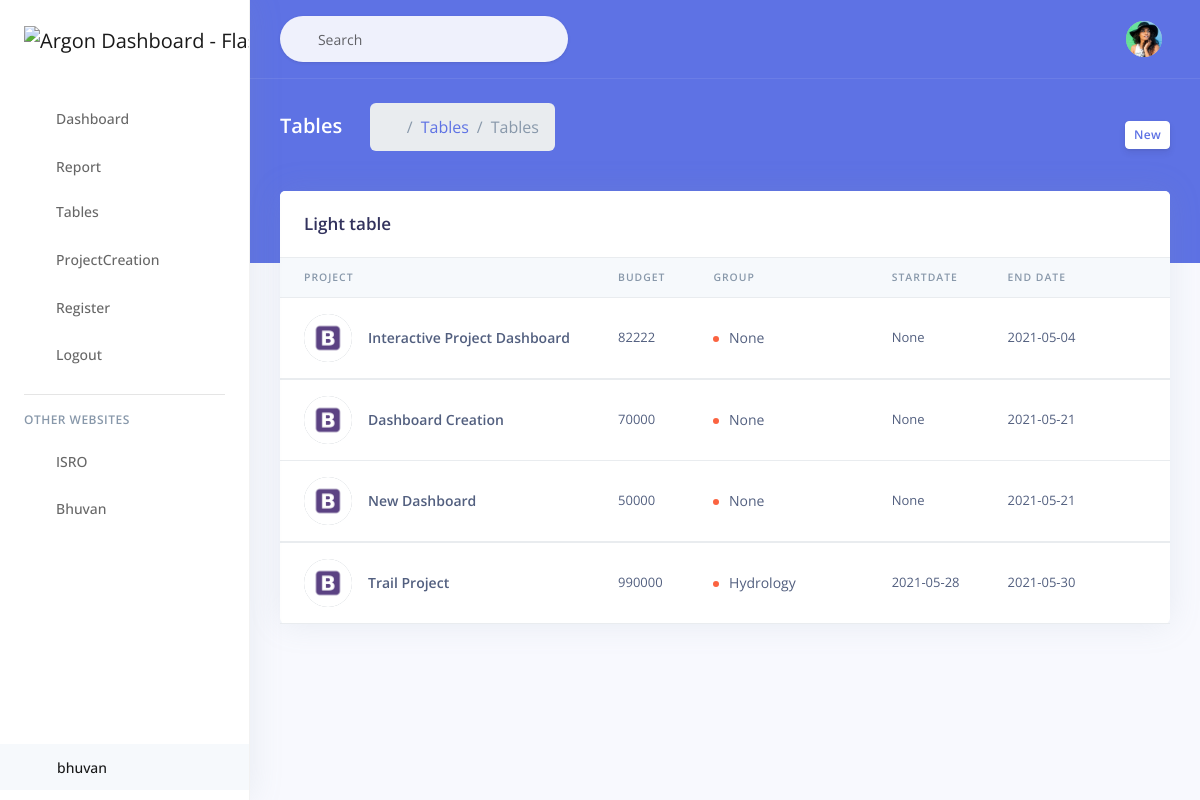
The page /queryReport on the database its author committed.
### app/base/models.py (models this page shows, shortened)
class Project(db.Model,UserMixin):
    __tablename__='Project'
    ProjectID=Column(String, primary_key=True)
    ProjectTitle=Column(String)
    PrincipalInvestigator=Column(String)
    Budget=Column(String)
    Area=Column(String)
    StartDate=Column(String)
    EndDate=Column(String)

### app/base/routes.py (the view)
@blueprint.route('/queryReport',methods=["GET","POST"])
def queryReport():
    conn=engine.connect()
    report=Project.query.filter_by()
    team=list(conn.execute("select *from team"))
    milestone=list(conn.execute("select *from milestones"))
    return render_template('table_4.html',data=report,team=team,milestone=milestone)

### app/__init__.py (called while the page is built)
def configure_database(app):
    @app.before_first_request
    def initialize_database():
        db.create_all()
    @app.teardown_request
    def shutdown_session(exception=None):
        db.session.remove()

### app/base/models.py (called while the page is built)
@login_manager.request_loader
def request_loader(request):
    username = request.form.get('username')
    user = User.query.filter_by(username=username).first()
    return user if user else None

### app/home/templates/table_4.html (shortened to what this page needs)
{% extends 'layouts/base.html' %}
{% block content %}
<head>
</head>
<div class="header bg-primary pb-6">
    <div class="container-fluid">
      <div class="header-body">
        <div class="row align-items-center py-4">
          <div class="col-lg-6 col-7">
            <h6 class="h2 text-white d-inline-block mb-0">Tables</h6>
            <nav aria-label="breadcrumb" class="d-none d-md-inline-block ml-md-4">
              <ol class="breadcrumb breadcrumb-links breadcrumb-dark">
                <li class="breadcrumb-item"><a href="#"><i class="fas fa-home"></i></a></li>
                <li class="breadcrumb-item"><a href="#">Tables</a></li>
                <li class="breadcrumb-item active" aria-current="page">Tables</li>
              </ol>
            </nav>
          </div>
          <div class="col-lg-6 col-5 text-right">
            <button class="btn btn-sm btn-neutral" onclick="show()">New</button>
          </div>
          </div>
        </div>
      </div>
    </div>
  <div class="container-fluid mt--6">
    <div class="row">
      <div class="col">
        <div class="card">
          <div class="card-header border-0">
            <h3 class="mb-0">Light table</h3>
          </div>
          <div class="table-responsive">
            <table class="table align-items-center table-flush">
              <thead class="thead-light">
                <tr>
                  <th scope="col" class="sort" data-sort="name">Project</th>
                  <th scope="col" class="sort" data-sort="budget">Budget</th>
                  <th scope="col" class="sort" data-sort="status">Group</th>
                  <th scope="col">StartDate</th>
                  <th scope="col" class="sort" data-sort="completion">End Date</th>
                  <th scope="col"></th>
                </tr>
              </thead>
              <tbody class="list">
				  {% for i in data %}
				  {% set j="demo" ~ i.ProjectID.split(".")[1] %}
				  <tr colspan="6" data-toggle="collapse" data-target={{"#" ~ j}} class="accordion-toggle">
				  <th scope="row">
                    <div class="media align-items-center">
                      <a href="#" class="avatar rounded-circle mr-3">
                        <img alt="Image placeholder" src="/static/assets/img/theme/bootstrap.jpg">
                      </a>
                      <div class="media-body">
                        <span class="name mb-0 text-sm">{{i.ProjectTitle}}</span>
                      </div>
                    </div>
                  </th>
                  <td class="budget">
                    {{i.Budget}}
                  </td>
                  <td>
                    <span class="badge badge-dot mr-5">
                      <i class="bg-warning"></i>
                      <span class="status">{{i.Area}}</span>
                    </span>
                  </td>
                  <td>
                    {{i.StartDate}}
                  </td>
                  <td class="EndDate">
					{{i.EndDate}}
                  </td>
                  <td class="text-right">
                    <div class="dropdown">
                      <a class="btn btn-sm btn-icon-only text-light" href="#" role="button" data-toggle="dropdown" aria-haspopup="true" aria-expanded="false">
                        <i class="fas fa-ellipsis-v"></i>
                      </a>
                    </div>
                  </td>
                </tr>
                <tr>
			{% endfor %}
              </tbody>
            </table>
          </div>
        </div>
      </div>
    </div>
  </div>
{% endblock content %}

### app/base/templates/layouts/base.html (shortened to what this page needs)
<!DOCTYPE html>
<html lang="en">
<head>
  <link rel="stylesheet" href="/static/assets/vendor/nucleo/css/nucleo.css" type="text/css">
  <link rel="stylesheet" href="/static/assets/vendor/@fortawesome/fontawesome-free/css/all.min.css" type="text/css">
  <link rel="stylesheet" href="/static/assets/css/argon.css?v=1.2.0" type="text/css">
</head>
<body class="">
  {% include "includes/sidenav.html" %}
  <div class="main-content" id="panel">
    {% include "includes/navigation.html" %}
    {% block content %}{% endblock content %}
  </div>
</body>
</html>

### app/base/templates/includes/sidenav.html (shortened to what this page needs)
<nav class="sidenav navbar navbar-vertical  fixed-left  navbar-expand-xs navbar-light bg-white" id="sidenav-main">
  <div class="scrollbar-inner">
    <div class="sidenav-header  align-items-center">
      <a class="navbar-brand" href="/">
        <img src="https://www.nrsc.gov.in/sites/default/files/inline-images//nrsc.png" style="width:111px;height:70px;" alt="Argon Dashboard - Flask Template Logo.">
      </a>
    </div>
    <div class="navbar-inner">
      <div class="collapse navbar-collapse" id="sidenav-collapse-main">
        <ul class="navbar-nav">
          <li class="nav-item">
            <a class="nav-link  href="/">
              <i class="ni ni-tv-2 text-primary"></i>
              <span class="nav-link-text">Dashboard</span>
            </a>
          </li>
          <li class="nav-item">
            <a class="nav-link  href="/icons.html">
              <i class="ni ni-planet text-orange"></i>
              <span class="nav-link-text">Report</span>
            </a>
          </li
          <li class="nav-item">
            <a class="nav-link  href="{{ url_for('base_blueprint.queryReport') }}">
              <i class="ni ni-bullet-list-67 text-default"></i>
              <span class="nav-link-text">Tables</span>
            </a>
		  <li class="nav-item">
            <a class="nav-link"  href="{{ url_for('base_blueprint.empPopulate') }}">
              <i class="ni ni-circle-08 text-pink"></i>
              <span class="nav-link-text">ProjectCreation</span>
            </a>
          </li>
          <li class="nav-item">
            <a class="nav-link" href="/register.html">
              <i class="ni ni-circle-08 text-pink"></i>
              <span class="nav-link-text">Register</span>
            </a>
          </li>
          <li class="nav-item">
            <a class="nav-link" href="{{ url_for('base_blueprint.logout') }}">
              <i class="ni ni-user-run text-red"></i>
              <span class="nav-link-text">Logout</span>
            </a>
          </li>
        </ul>
        <hr class="my-3">
        <h6 class="navbar-heading p-0 text-muted">
          <span class="docs-normal">Other Websites</span>
        </h6>
        <ul class="navbar-nav mb-md-3">
          <li class="nav-item">
            <a class="nav-link" href="https://www.isro.gov.in/" target="_blank">
              <i class="ni ni-palette"></i>
              <span class="nav-link-text">ISRO</span>
            </a>
          </li>
          <li class="nav-item">
            <a class="nav-link" href="https://bhuvan.nrsc.gov.in/bhuvan_links.php" target="_blank">
              <i class="ni ni-spaceship"></i>
              <span class="nav-link-text">Bhuvan</span>
            </a>
          </li>
          <li class="nav-item">
            <a class="nav-link active active-pro"
               target="_blank"
               href="https://bhuvan.nrsc.gov.in/bhuvan_links.php">
              <i class="ni ni-send text-dark"></i>
              <span class="nav-link-text">bhuvan</span>
            </a>
          </li>
        </ul>
      </div>
    </div>
  </div>
</nav>

### app/base/templates/includes/navigation.html (shortened to what this page needs)
<nav class="navbar navbar-top navbar-expand navbar-dark bg-primary border-bottom">
  <div class="container-fluid">
    <div class="collapse navbar-collapse" id="navbarSupportedContent">
      <form class="navbar-search navbar-search-light form-inline mr-sm-3" id="navbar-search-main">
        <div class="form-group mb-0">
          <div class="input-group input-group-alternative input-group-merge">
            <div class="input-group-prepend">
              <span class="input-group-text"><i class="fas fa-search"></i></span>
            </div>
            <input class="form-control" placeholder="Search" type="text">
          </div>
        </div>
      </form>
      <ul class="navbar-nav align-items-center  ml-md-auto ">
        <li class="nav-item dropdown">
          <a class="nav-link" href="#" role="button" data-toggle="dropdown" aria-haspopup="true" aria-expanded="false">
            <i class="ni ni-bell-55"></i>
          </a>
        </li>
        <li class="nav-item dropdown">
          <a class="nav-link" href="#" role="button" data-toggle="dropdown" aria-haspopup="true" aria-expanded="false">
            <i class="ni ni-ungroup"></i>
          </a>
        </li>
      </ul>
      <ul class="navbar-nav align-items-center  ml-auto ml-md-0 ">
        <li class="nav-item dropdown">
          <a class="nav-link pr-0" href="#" role="button" data-toggle="dropdown" aria-haspopup="true" aria-expanded="false">
            <div class="media align-items-center">
              <span class="avatar avatar-sm rounded-circle">
                <img alt="Image placeholder" src="/static/assets/img/theme/team-4.jpg">
              </span>
            </div>
          </a>
        </li>
      </ul>
    </div>
  </div>
</nav>

### app/home/templates/table_4.html (style rules this page uses)
tr { cursor:pointer; }

### rows shown on the page
Project: ProjectTitle "Interactive Project Dashboard", Budget "82222", Area "None", StartDate "None", EndDate "2021-05-04"
Project: ProjectTitle "Dashboard Creation", Budget "70000", Area "None", StartDate "None", EndDate "2021-05-21"
Project: ProjectTitle "New Dashboard", Budget "50000", Area "None", StartDate "None", EndDate "2021-05-21"
Project: ProjectTitle "Trail Project", Budget "990000", Area "Hydrology", StartDate "2021-05-28", EndDate "2021-05-30"
